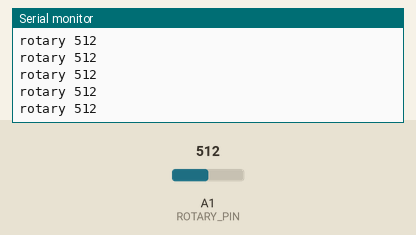
Bench run of a sketch on a simulated Arduino Uno, built with avr-gcc and run on an emulated ATmega328P. Shown: the last lines printed to the serial monitor. The inputs (shaded band) are chosen by the test bench; at power-on: A1 (ROTARY_PIN) = 512.

Above: at 1.2 s.
1.3 s: A1 (ROTARY_PIN) set to 716
At 1.49 s:
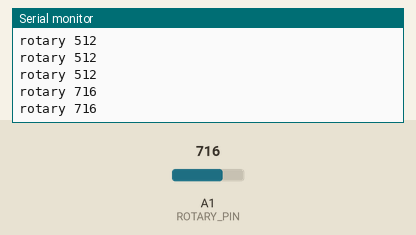
2.8 s: A1 (ROTARY_PIN) set to 900
At 2.86 s:
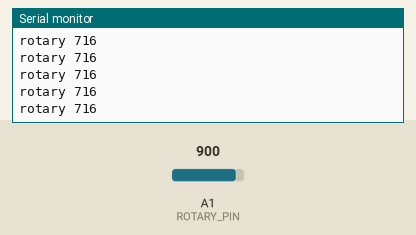
Timing chart, 0 to 5.8 s (numbered marks = the images above; inputs shaded):
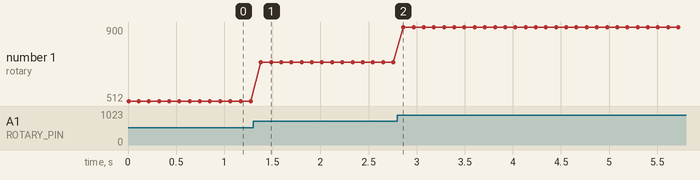

Measured:
- after the input at 1.3 s, the serial monitor: prints a new line after 0.08 s (image 1)
- plotted number 1: 512 → 716 after the input at 1.3 s, 716 → 900 after the input at 2.8 s

The sketch:

rotary_test.ino
```cpp
// Pin definition at the top
const int ROTARY_PIN = A1;  // Choose an available analog pin
const int NUM_READINGS = 5;  // Number of readings to average

void setup() {
    Serial.begin(9600);  // Initialize serial communication
    // Note: analog pins don't need pinMode()
}

void loop() {
    // Take multiple readings and average them
    int total = 0;
    for(int i = 0; i < NUM_READINGS; i++) {
        total += analogRead(ROTARY_PIN);
        delay(1);  // Brief delay between readings
    }
    int rotaryValue = total / NUM_READINGS;

    Serial.print("rotary ");
    Serial.println(rotaryValue);

    delay(100);
}
```
